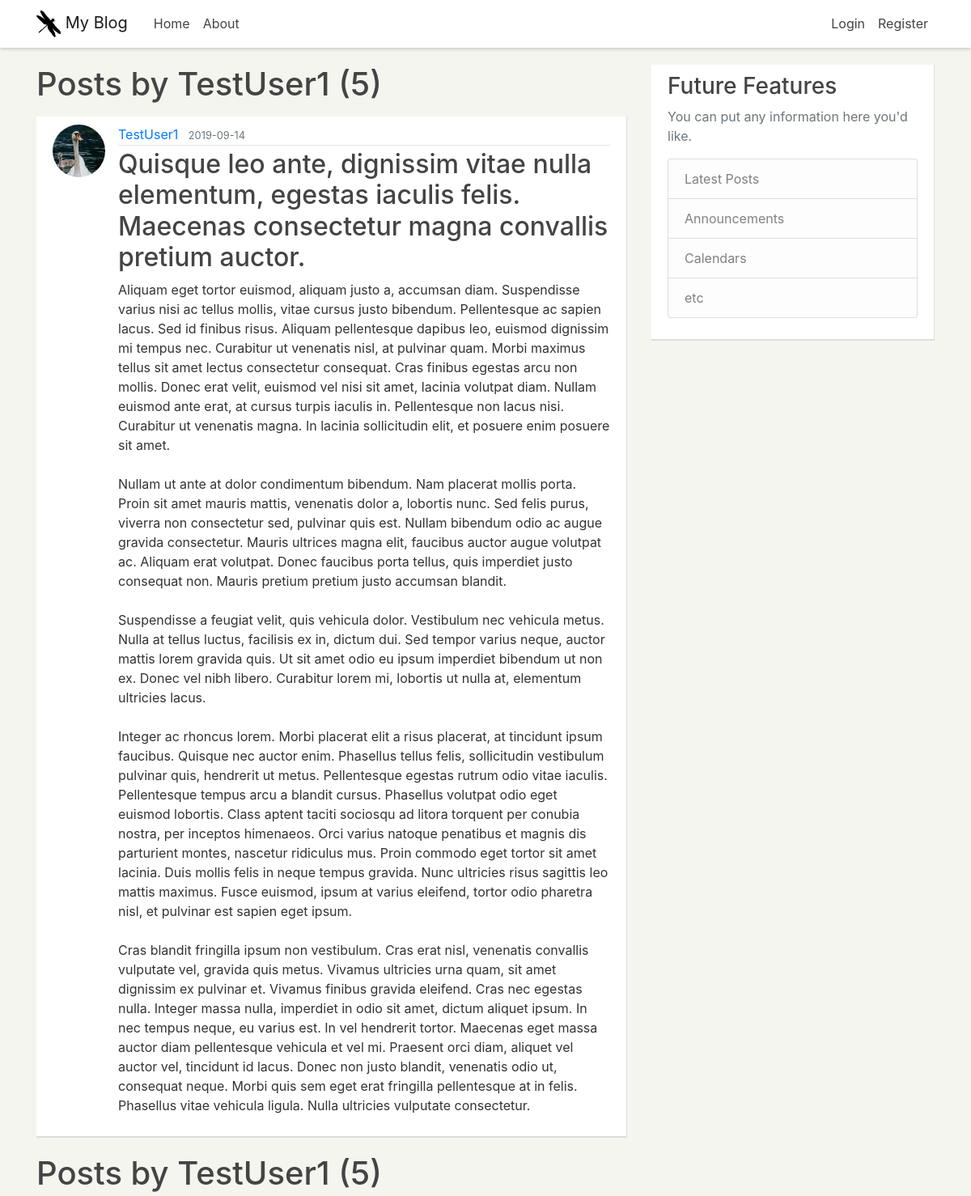
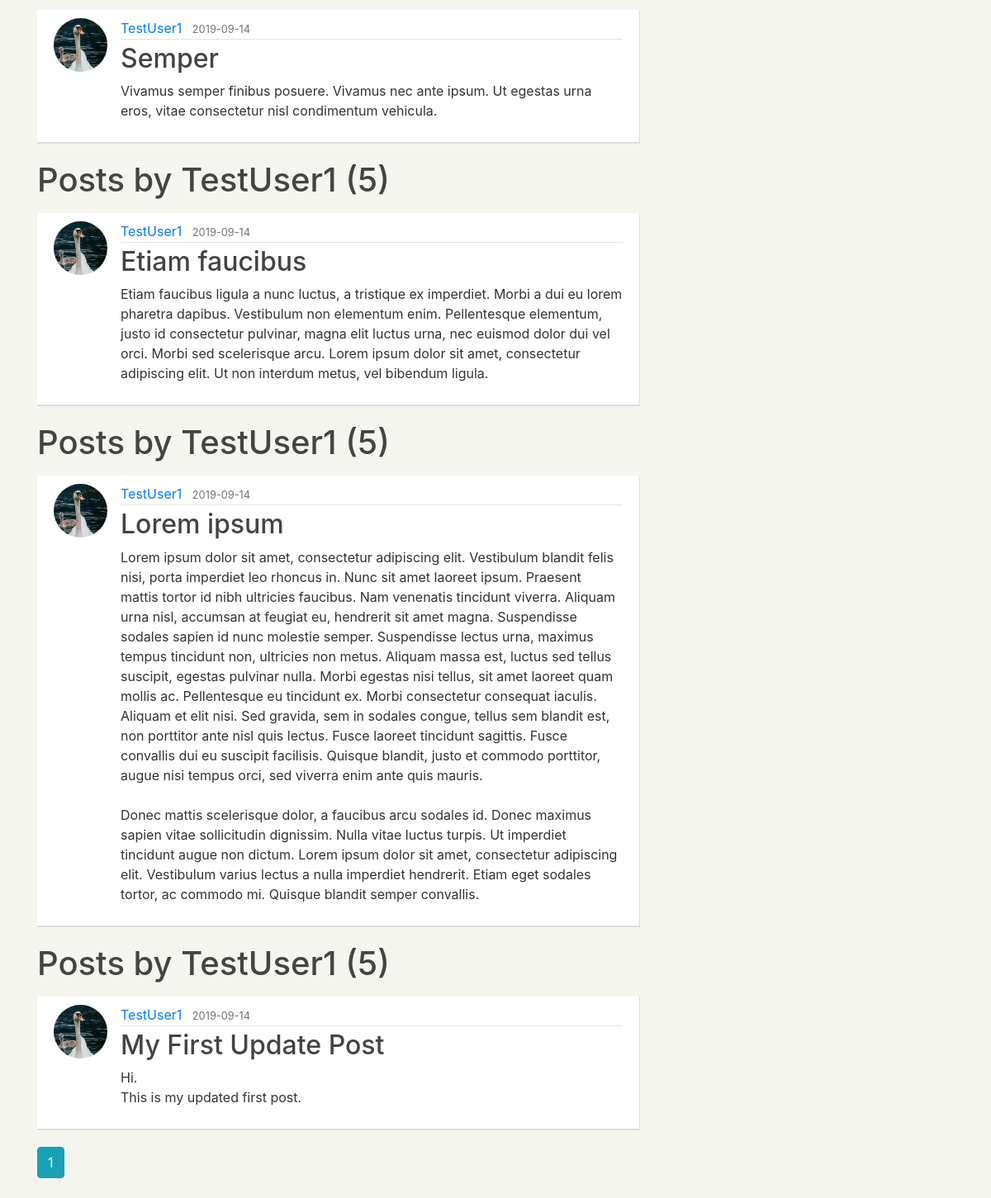
Page /user/TestUser1 on the earlier database version (2 pictures, top to bottom).
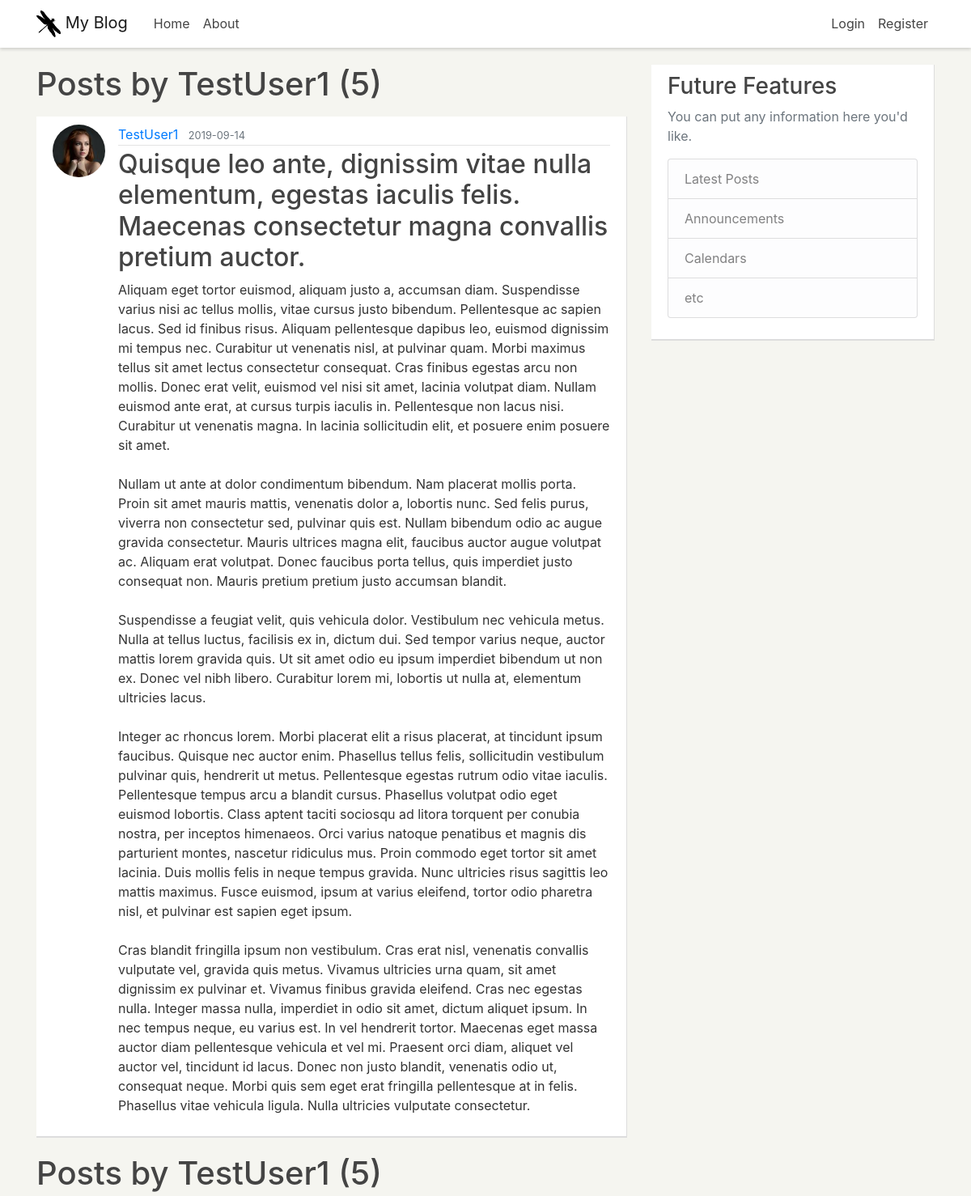
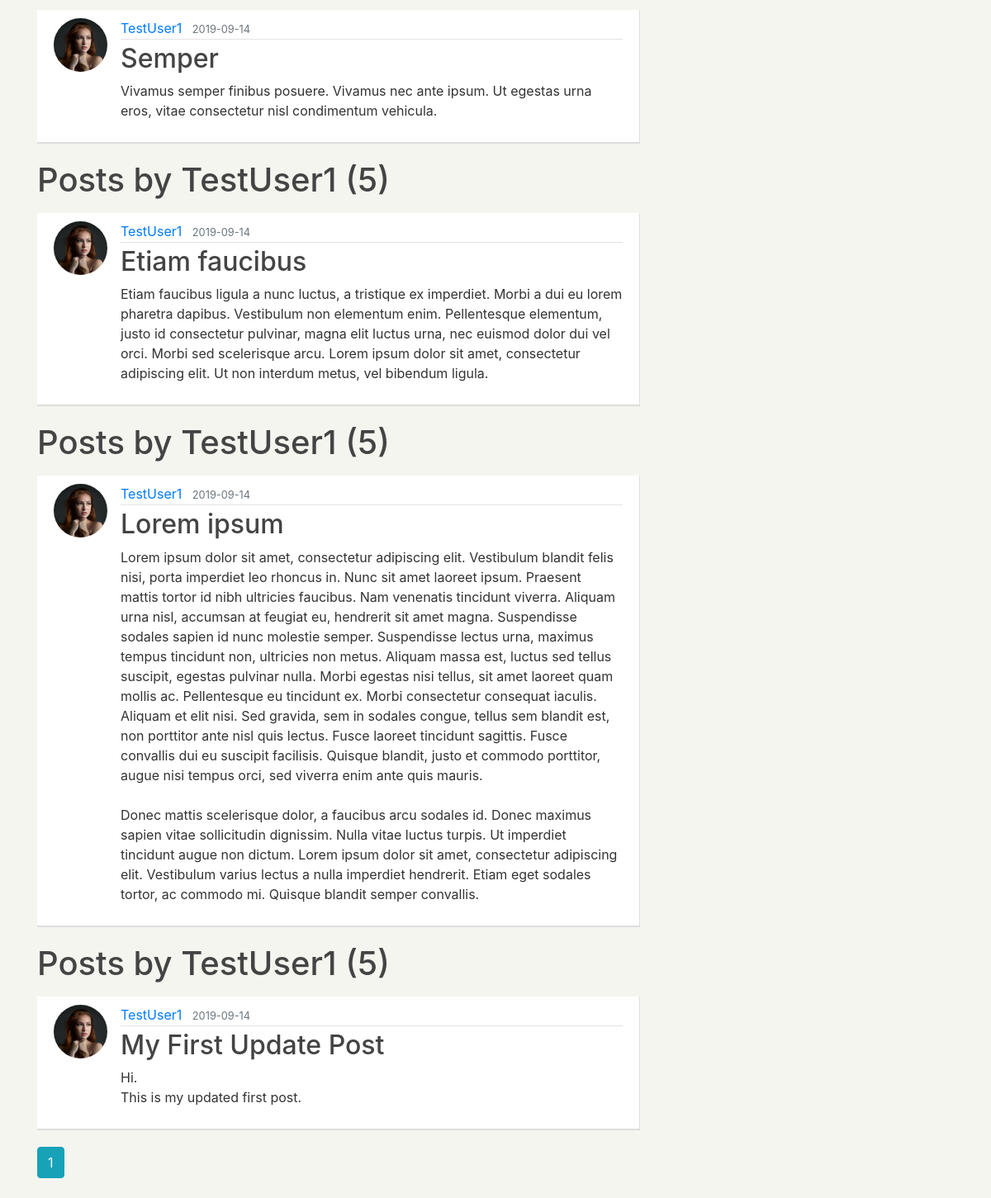
Same page on the later database version (2 pictures, top to bottom).
### pyflaskblog/models.py (models this page shows, shortened)
class Post(db.Model):
	id = db.Column(db.Integer, primary_key=True)
	title = db.Column(db.String(100), nullable=False)
	date_posted = db.Column(db.DateTime, nullable=False, default=datetime.utcnow)
	content = db.Column(db.Text, nullable=False)
	user_id = db.Column(db.Integer, db.ForeignKey('user.id'), nullable=False)

class User(db.Model, UserMixin):
	id = db.Column(db.Integer, primary_key=True)
	username = db.Column(db.String(20), unique=True, nullable=False)
	email = db.Column(db.String(120), unique=True, nullable=False)
	image_file = db.Column(db.String(20), nullable=False, default='default.jpg')
	password = db.Column(db.String(60), nullable=False)
	posts = db.relationship('Post', backref='author', lazy=True)

### pyflaskblog/users/routes.py (the view)
@users.route("/user/<string:username>")
def user_posts(username):
	page = request.args.get('page', 1, type=int)
	user = User.query.filter_by(username=username).first_or_404()
	posts = Post.query.filter_by(author=user)\
		.order_by(Post.date_posted.desc())\
		.paginate(page=page, per_page=5)
	return render_template('user_posts.html', posts=posts, user=user)

### pyflaskblog/templates/user_posts.html
{% extends "layout.html" %}
{% block content %}
	{% for post in posts.items %}
		<h1 class="mb-3">Posts by {{ user.username }} ({{ posts.total }})</h1>
		<article class="media content-section">
		  <img class="rounded-circle article-img" src="{{ url_for('static', filename='profile_pics/' + post.author.image_file) }}">
		  <div class="media-body">
		    <div class="article-metadata">
		      <a class="mr-2" href="{{ url_for('users.user_posts', username=post.author.username) }}">{{ post.author.username }}</a>
		      <small class="text-muted">{{ post.date_posted.strftime('%Y-%m-%d') }}</small>
		    </div>
		    <h2><a class="article-title" href="{{ url_for('posts.post', post_id=post.id) }}">{{ post.title }}</a></h2>
		    <p class="article-content">{{ post.content }}</p>
		  </div>
		</article>
	{% endfor %}
	{% for page_num in posts.iter_pages(left_edge=1, right_edge=1, left_current=1, right_current=2) %}
		{% if page_num %}
			{% if posts.page == page_num %}
				<a class="btn btn-info mb-4" href="{{ url_for('users.user_posts', username=user.username,  page=page_num) }}">{{ page_num }}</a>
			{% else %}
				<a class="btn btn-outline-info mb-4" href="{{ url_for('users.user_posts', username=user.username, page=page_num) }}">{{ page_num }}</a>
			{% endif %}
		{% else %}
			...
		{% endif %}
	{% endfor %}
{% endblock content %}

Differences in the rows shown:
changed through a linked row, Post (number 1 of 5 on the later page): image_file: picture added in place of a placeholder
changed through a linked row, Post "Semper": image_file: picture added in place of a placeholder
changed through a linked row, Post "Etiam faucibus": image_file: picture added in place of a placeholder
changed through a linked row, Post "Lorem ipsum": image_file: picture added in place of a placeholder
changed through a linked row, Post "My First Update Post": image_file: picture added in place of a placeholder
